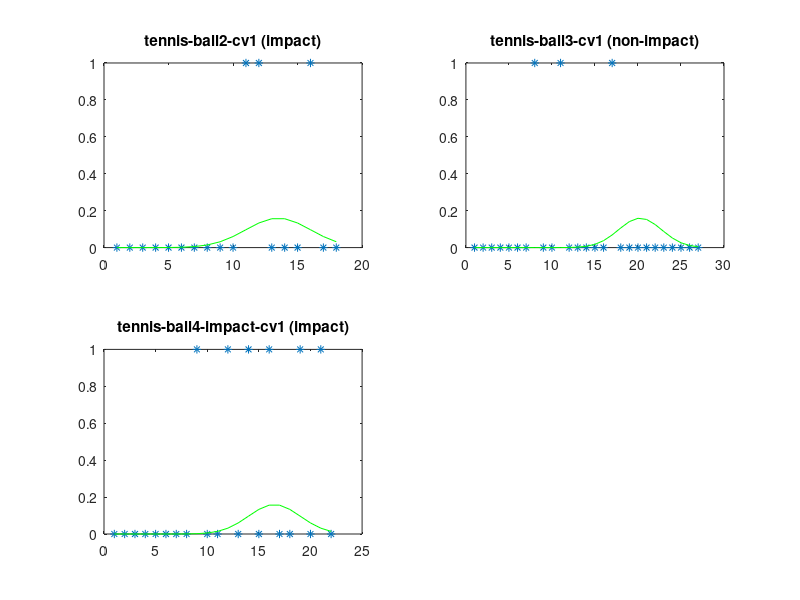

This figure's MATLAB source:
% Designining predictor from results for three videos
close all;
clc;
clear all;

% tennis_ball2-cv1 (impact):
P_hit2=[0     0     0     0     0     0     0     0     0     0     1     1 0     0     0     1     0     0];

% tennis_ball3-cv1 (non-impact):
P_hit3=[0     0     0     0     0     0     0     1     0     0     1     0 0     0     0     0     1     0     0     0     0     0     0     0  0     0     0];

% tennis_ball4-impact-cv1 (impact):
P_hit4=[0     0     0     0     0     0     0     0     1     0     0     1  0     1     0     1     0     0     1     0     1     0];

% predictor settings
mu = @(n) n * 3/4; % mean (pick which trajectory predictions are favored)
var = 2.5; % variance (pick spread around mean)

%% tennis_ball2-cv1 (impact):
figure();
n = length(P_hit2);
x = [1:n];
subplot(221);
plot(x, P_hit2,'*');
title('tennis-ball2-cv1 (impact)');
hold on;

norm2 = normpdf(x,mu(n),var);
plot(x,norm2,'g');
disp('Probability of hit2: ');
P_hit2*norm2'

%% tennis_ball3-cv1 (non-impact):
n = length(P_hit3);
x = [1:n];
subplot(222);
plot(x, P_hit3,'*');
title('tennis-ball3-cv1 (non-impact)');
hold on;

norm3 = normpdf(x,mu(n),var);
plot(x,norm3,'g');
disp('Probability of hit3: ');
P_hit3*norm3'

%% tennis_ball4-impact-cv1 (impact):
n = length(P_hit4);
x = [1:n];
subplot(223);
plot(x, P_hit4,'*');
title('tennis-ball4-impact-cv1 (impact)');
hold on;

norm4 = normpdf(x,mu(n),var);
plot(x,norm4,'g');
disp('Probability of hit4: ');
P_hit4*norm4'